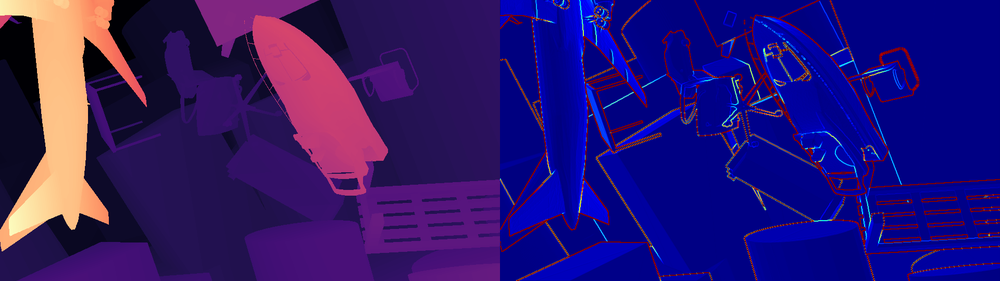
#> input picture test/edge_visualization.png, 1000 x 281 px, shrunk from 1920 x 540 before the run
$ python -i edge_map_visual.py   (imports and definitions only)   (older library calls are emulated)
#> lines starting #> are read from the running program, lines starting #| are printed output that depends on the picture
import numpy as np
import cv2
import matplotlib.pyplot as plt
import os
import re


# [31 lines left out: function read_pfm, not called in this run]


def print_random_patch(disp, edge_map, n=5, find_edge=False):
    """
    随机选取一个 N*N 的区域，打印 GT disparity 和 edge weight map 的数值
    如果 find_edge=True，则选取边缘较强的区域
    """
    h, w = disp.shape
    np.set_printoptions(precision=2, suppress=True, linewidth=120)

    if find_edge:
        # 找到边缘值较大的区域
        from scipy.ndimage import uniform_filter
        edge_avg = uniform_filter(edge_map, size=n, mode='constant')
        # 排除边界
        edge_avg[:n, :] = 0
        edge_avg[-n:, :] = 0
        edge_avg[:, :n] = 0
        edge_avg[:, -n:] = 0
        # 找到最大值位置
        max_idx = np.unravel_index(np.argmax(edge_avg), edge_avg.shape)
        y, x = max_idx[0] - n // 2, max_idx[1] - n // 2
        label = "高边缘区域"
    else:
        # 随机选取左上角坐标，确保不越界
        y = np.random.randint(0, h - n)
        x = np.random.randint(0, w - n)
        label = "随机选取区域"

    disp_patch = disp[y:y+n, x:x+n]
    edge_patch = edge_map[y:y+n, x:x+n]

    print(f"\n{label}: 左上角坐标 (y={y}, x={x}), 大小 {n}x{n}")
    print("=" * 60)

    print(f"\nGT Disparity ({n}x{n}):")
    print(disp_patch)

    print(f"\nEdge Weight Map ({n}x{n}):")
    print(edge_patch)

    print("=" * 60)

    return y, x, disp_patch, edge_patch


# [28 lines left out: function non_maximum_suppression, not called in this run]


def compute_edge_map(disp, method='sobel', threshold=None):
    """
    计算边缘图
    method:
        'sobel' - 原始 Sobel 梯度幅值（较粗的边缘）
        'nms' - Sobel + 非极大值抑制（细线条）
        'canny' - Canny 边缘检测（二值细线条）
        'laplacian' - Laplacian 算子
    threshold: 边缘阈值，低于此值的设为0
    """
#> called with method = 'sobel'
    # 使用 Sobel 算子计算梯度
    grad_x = cv2.Sobel(disp, cv2.CV_32F, 1, 0, ksize=3)
    grad_y = cv2.Sobel(disp, cv2.CV_32F, 0, 1, ksize=3)
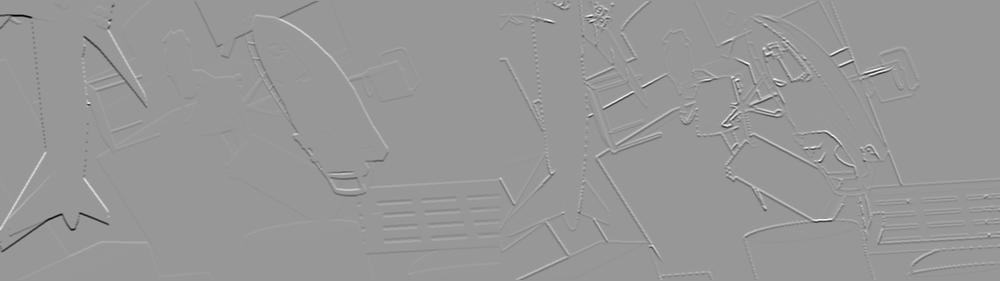
#> grad_y: shape (281, 1000) float32; min -958, max 652, mean -0.5; drawn with min black and max white
    grad_mag = np.sqrt(grad_x ** 2 + grad_y ** 2)
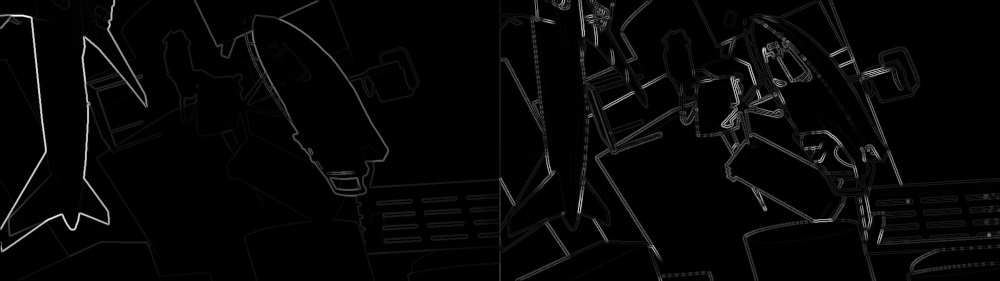
#> grad_mag: shape (281, 1000) float32; min 0, max 958, mean 24.2; drawn with min black and max white

    if method == 'sobel':
        edge_map = grad_mag
    elif method == 'nms':
        edge_map = non_maximum_suppression(grad_mag, grad_x, grad_y)
    elif method == 'canny':
        # Canny 需要 uint8 输入
        disp_norm = cv2.normalize(disp, None, 0, 255, cv2.NORM_MINMAX).astype(np.uint8)
        edge_map = cv2.Canny(disp_norm, 50, 150).astype(np.float32)
    elif method == 'laplacian':
        edge_map = np.abs(cv2.Laplacian(disp, cv2.CV_32F, ksize=3))
    else:
        raise ValueError(f"Unknown method: {method}")

    # 应用阈值
    if threshold is not None:
        edge_map[edge_map < threshold] = 0

    return edge_map, grad_x, grad_y


def generate_edge_map(disp_path, output_path='edge_visualization.png', patch_size=5,
                      method='sobel', threshold=None, compare_methods=False):
    """
    输入: GT 视差图路径
    输出: 可视化的边缘图，并保存

    method: 'sobel', 'nms', 'canny', 'laplacian'
    threshold: 边缘阈值
    compare_methods: 如果为 True，对比显示所有方法
    """
    # 1. 加载视差图
    if disp_path.endswith('.pfm'):
        disp, _ = read_pfm(disp_path)
    else:
        disp = cv2.imread(disp_path, cv2.IMREAD_ANYDEPTH).astype(np.float32)
        if "KITTI" in disp_path:
            disp = disp / 256.0

    # 处理无效值
    disp[np.isinf(disp)] = 0

    if compare_methods:
        # 对比所有方法
        methods = ['sobel', 'nms', 'canny', 'laplacian']
        fig, axes = plt.subplots(2, 3, figsize=(15, 10))

        # 显示原始视差图
        disp_viz = cv2.normalize(disp, None, 0, 255, cv2.NORM_MINMAX).astype(np.uint8)
        disp_color = cv2.applyColorMap(disp_viz, cv2.COLORMAP_MAGMA)
        axes[0, 0].imshow(cv2.cvtColor(disp_color, cv2.COLOR_BGR2RGB))
        axes[0, 0].set_title("GT Disparity")
        axes[0, 0].axis('off')

        for idx, m in enumerate(methods):
            edge_map, _, _ = compute_edge_map(disp, method=m)
            max_val = np.percentile(edge_map[edge_map > 0], 95) if edge_map.max() > 0 else 1
            edge_viz = np.clip(edge_map, 0, max_val)
            edge_viz = cv2.normalize(edge_viz, None, 0, 255, cv2.NORM_MINMAX).astype(np.uint8)
            edge_color = cv2.applyColorMap(edge_viz, cv2.COLORMAP_JET)

            row, col = (idx + 1) // 3, (idx + 1) % 3
            axes[row, col].imshow(cv2.cvtColor(edge_color, cv2.COLOR_BGR2RGB))
            axes[row, col].set_title(f"Method: {m}")
            axes[row, col].axis('off')

        axes[1, 2].axis('off')  # 隐藏多余的子图
        plt.tight_layout()
        plt.savefig(output_path.replace('.png', '_compare.png'))
        plt.show()
        print(f"对比图已保存至: {output_path.replace('.png', '_compare.png')}")
        return

    # 2. 计算边缘图
    edge_map, grad_x, grad_y = compute_edge_map(disp, method=method, threshold=threshold)

    # 3. 可视化
    max_val = np.percentile(edge_map[edge_map > 0], 95) if edge_map.max() > 0 else 1
#> max_val = 259.6
    edge_viz = np.clip(edge_map, 0, max_val)
    edge_viz = cv2.normalize(edge_viz, None, 0, 255, cv2.NORM_MINMAX).astype(np.uint8)
    edge_color = cv2.applyColorMap(edge_viz, cv2.COLORMAP_JET)
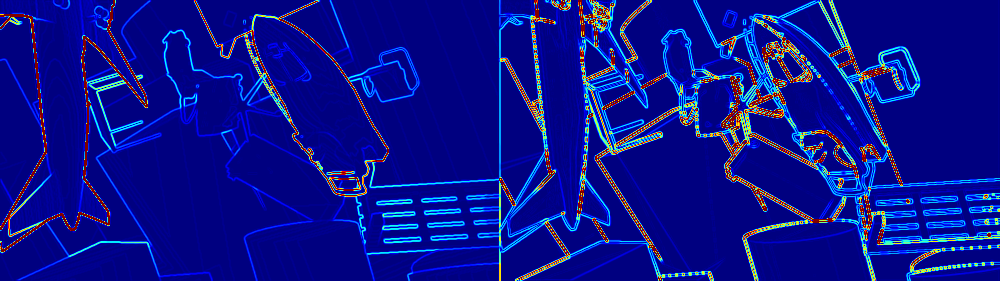
#> edge_color: shape (281, 1000, 3); mean B, G, R 140.9, 17.6, 10.5

    # 4. 保存与显示
    disp_viz = cv2.normalize(disp, None, 0, 255, cv2.NORM_MINMAX).astype(np.uint8)
    disp_color = cv2.applyColorMap(disp_viz, cv2.COLORMAP_MAGMA)
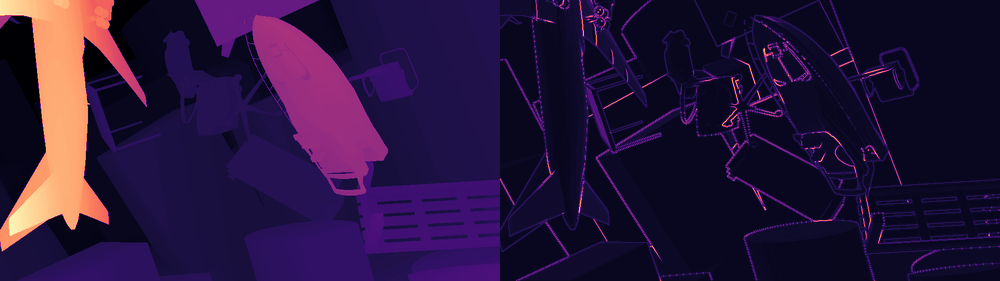
#> disp_color: shape (281, 1000, 3); mean B, G, R 60.1, 20.9, 40.5

    combined = np.hstack((disp_color, edge_color))
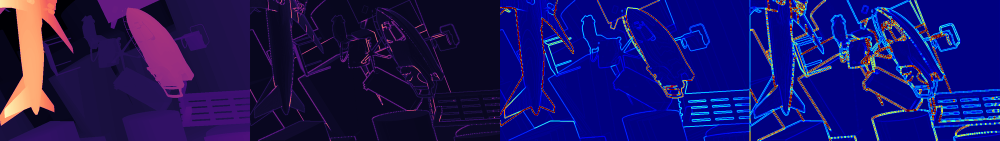
#> combined: shape (281, 2000, 3) (shown at 1/2 size); mean B, G, R 100.5, 19.2, 25.5
    cv2.imwrite(output_path, combined)

    print(f"处理完成！方法: {method}")
    print(f"结果已保存至: {output_path}")
    print(f"边缘图最大梯度值: {edge_map.max():.2f}")
#| 边缘图最大梯度值: 958.00
    print(f"非零边缘像素数: {np.count_nonzero(edge_map)}")
#| 非零边缘像素数: 128457

    # 打印 patch 数值
    print_random_patch(disp, edge_map, n=patch_size, find_edge=False)
#> in print_random_patch, `disp_patch = disp[y:y+n, x:x+n]`: disp_patch = [[15, 15, 15, 14, 14], [14, 15, 15, 15, 14], [15, 15, 15, 15, 14], [15, 14, 15, 15, 14], [16, 15, 15, 15, 15]]
#> in print_random_patch, `edge_patch = edge_map[y:y+n, x:x+n]`: edge_patch = [[5.1, 1.41, 3.16, 4.47, 4], [11.4, 2, 1.41, 4.47, 0], [17.26, 1.41, 1.41, 4, 3.16], [22.36, 1.41, 2, 3.16, 4.47], [25.5, 4.47, 2, 1.41, 4.47]]
#| 随机选取区域: 左上角坐标 (y=172, x=559), 大小 5x5
#| [[15. 15. 15. 14. 14.]
#|  [14. 15. 15. 15. 14.]
#|  [15. 15. 15. 15. 14.]
#|  [15. 14. 15. 15. 14.]
#|  [16. 15. 15. 15. 15.]]
#| [[ 5.1   1.41  3.16  4.47  4.  ]
#|  [11.4   2.    1.41  4.47  0.  ]
#|  [17.26  1.41  1.41  4.    3.16]
#|  [22.36  1.41  2.    3.16  4.47]
#|  [25.5   4.47  2.    1.41  4.47]]
    print_random_patch(disp, edge_map, n=patch_size, find_edge=True)
#> call 2 of print_random_patch, with n = 5, find_edge = True
#> in print_random_patch (call 2), `edge_avg[:, -n:] = 0`:
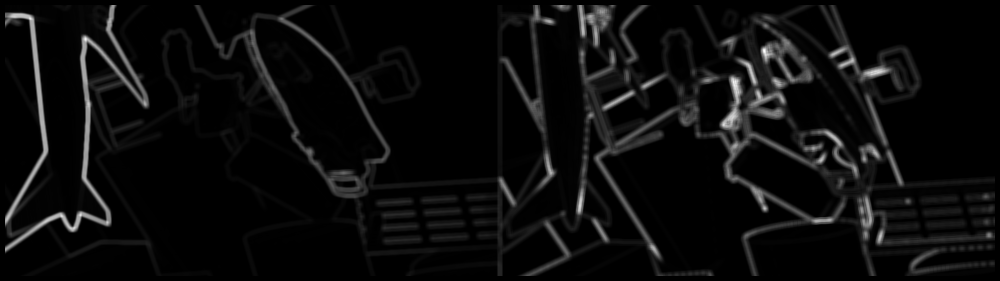
#> edge_avg: shape (281, 1000) float32; min 0, max 486.7, mean 23.6; drawn with min black and max white
#> in print_random_patch (call 2), `max_idx = np.unravel_index(np.argmax(edge_avg), edge_avg.shape)`: max_idx = (51, 764)
#> in print_random_patch (call 2), `y, x = max_idx[0] - n // 2, max_idx[1] - n // 2`: y = 49; x = 762
#> in print_random_patch (call 2), `disp_patch = disp[y:y+n, x:x+n]`: disp_patch = [[24, 176, 216, 46, 20], [26, 177, 216, 45, 20], [23, 154, 200, 43, 20], [19, 93, 173, 106, 21], [19, 82, 193, 150, 24]]
#> in print_random_patch (call 2), `edge_patch = edge_map[y:y+n, x:x+n]`: edge_patch = [[551.6, 756.5, 486.1, 740, 90.8], [608.5, 751.5, 508.2, 768.3, 94.02], [508, 731.3, 358, 712.5, 164.7], [346.9, 677, 27.02, 686.2, 322.3], [217, 657, 300.2, 574.2, 528.9]]
#| 高边缘区域: 左上角坐标 (y=49, x=762), 大小 5x5
#| [[ 24. 176. 216.  46.  20.]
#|  [ 26. 177. 216.  45.  20.]
#|  [ 23. 154. 200.  43.  20.]
#|  [ 19.  93. 173. 106.  21.]
#|  [ 19.  82. 193. 150.  24.]]
#| [[551.6  756.54 486.1  740.04  90.8 ]
#|  [608.47 751.48 508.21 768.32  94.02]
#|  [507.96 731.25 358.   712.51 164.71]
#|  [346.88 676.98  27.02 686.24 322.27]
#|  [216.97 657.02 300.17 574.22 528.93]]

    # matplotlib 预览
    plt.figure(figsize=(12, 6))
    plt.subplot(1, 2, 1)
    plt.title("GT Disparity (Colorized)")
    plt.imshow(cv2.cvtColor(disp_color, cv2.COLOR_BGR2RGB))
    plt.axis('off')

    plt.subplot(1, 2, 2)
    plt.title(f"Edge Map (Method: {method})")
    plt.imshow(cv2.cvtColor(edge_color, cv2.COLOR_BGR2RGB))
    plt.axis('off')

    plt.tight_layout()
    plt.show()
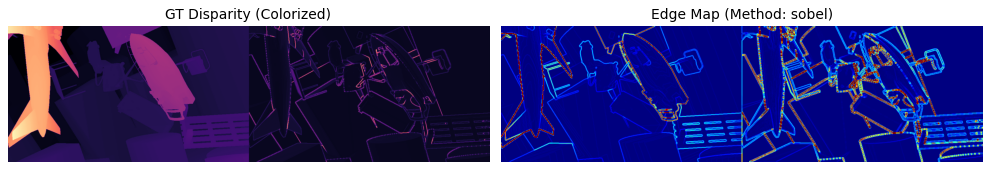
#> figure drawn by matplotlib, 2 panels


# [8 lines not run here, left out]

>>> result = generate_edge_map('edge_visualization.png')
